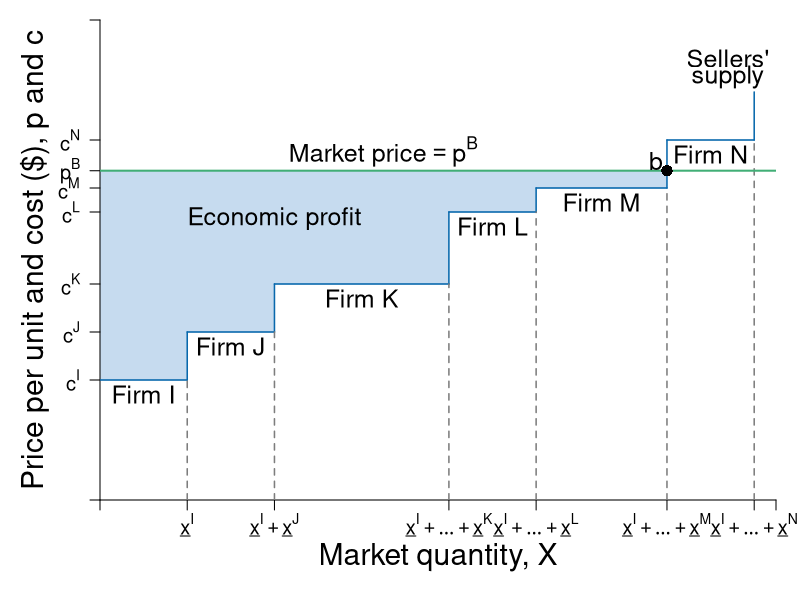

Write R code to recreate this figure.
par(mar =  c(5, 5, 1, 1.2))
require(shape)
pdf(file = "firmmarketsupply/supply_stepwise_price2.pdf", width = 9, height = 7)

#Set parameters for graphics
pointsize <- 1.8
axislabelsize <- 1.8
labelsize <- 1.5
namesize <- 1.8
annotatesize <- 1.5
graphlinewidth <- 2
segmentlinewidth <- 1.5

COL <- c("#7fc97f", "#beaed4", "#fdc086", "#ffff99", "#386cb0", "#f0027f", "#bf5b17", "#666666")
COLA <- c("#e0f3db", "#99d8c9","#66c2a4","#41ae76", "#238b45", "#005824")
COLB <- c("#c6dbef", "#4eb3d3", "#2b8cbe", "#0868ac","#084081")
COLC <- c("#fcfbfd", "#efedf5", "#dadaeb", "#bcbddc", "#9e9ac8", "#807dba", "#6a51a3", "#54278f", "#3f007d")
Grays <- gray.colors(25, start = 1, end = 0)


par(mar =  c(5, 5, 1, 1.2))


xlims <- c(0, 15.5)
ylims <- c(0, 5)

npts <- 501 

plot(0, 0, xlim = xlims, ylim = ylims, type = "n",
     xlab = expression(paste("")),
     ylab = expression(paste("")), 
     xaxt = "n", 
     yaxt = "n", 
     cex.lab = axislabelsize, 
     bty = "n",
     xaxs="i", 
     yaxs="i")

# ticksy <- seq(from = 0, to = ylims[2], by = 2)
# ylabels <- seq(from = 0, to = ylims[2], by = 2)
# ticksx <- seq(from = 0, to = xlims[2], by = 2)
# xlabels <- seq(from = 0, to = xlims[2], by = 2)
shares <- c(0, 2, 4, 8, 10, 13, 15)
costs <- c(1.25, 1.75, 2.25, 3, 3.25, 3.75, 4.25)
prices <- c(2.6, 3.43)
#smoothed line
#segments(shares[1], costs[1] - 0.1, shares[7], costs[6] + 0.25, lty = 1, col = COLB[4] , lwd = segmentlinewidth)

ticksy <- c(0, costs[1], costs[2], costs[3],  costs[4], costs[5], prices[2], costs[6], ylims[2])
ylabels <- c(NA, expression(paste(c^I)), expression(paste(c^J)), expression(paste(c^K)),  expression(paste(c^L)), expression(paste(c^M)), expression(paste(p^B)), expression(paste(c^N)), NA)
ticksx <- c(0, shares[2], shares[3], shares[4], shares[5], shares[6], shares[7], xlims[2])
#xlabels <- c(NA, expression(paste(x[I])), expression(paste(x[J])), expression(paste(x[K])), expression(paste(x[L])), expression(paste(x[M])), expression(paste(x[N])), NA)
#xlabels <- c(NA, expression(paste(x[I])), expression(paste(x[I] + x[J])), expression(paste(x[I] + x[J]+ x[K])), expression(paste(x[I] + x[J]+ x[K] + x[L])), expression(paste(x[I] + x[J]+ x[K] + x[L]+ x[M])), expression(paste(x[I] + x[J]+ x[K] + x[L]+ x[M] + x[N])), NA)
xlabels <- c(NA, expression(paste(underline(x)^I)), expression(paste(underline(x)^I + underline(x)^J)), expression(paste(underline(x)^I + ldots + underline(x)^K)), expression(paste(underline(x)^I + ldots + underline(x)^L)), expression(paste(underline(x)^I + ldots + underline(x)^M)), expression(paste(underline(x)^I + ldots + underline(x)^N)), NA)

#Profit rectangles
#Before 'axis' call for layering purposes

#Firm i
rect(shares[1], costs[1], shares[2], prices[2], col = COLB[1], density = NULL, border = NA)
rect(shares[2], costs[2], shares[3], prices[2], col = COLB[1], density = NULL, border = NA)
rect(shares[3], costs[3], shares[4], prices[2], col = COLB[1], density = NULL, border = NA)
rect(shares[4], costs[4], shares[5], prices[2], col = COLB[1], density = NULL, border = NA)
rect(shares[5], costs[5], shares[6], prices[2], col = COLB[1], density = NULL, border = NA)

#Notice: we have to shrink the labelsize here because of the many labels
axis(1, at = ticksx, pos = 0, labels = xlabels, cex.axis = labelsize - 0.3)
axis(2, at = ticksy, pos = 0, labels = ylabels, las = 1, cex.axis = labelsize  - 0.3)


#Draw the polygon for consumer surplus
# xpoly4 <- c(0, 2, 2, 1, 1, 0, 0)
# ypoly4 <- c(3, 3, 4, 4, 5, 5, 3)
# polygon(x = xpoly4, y = ypoly4, col=COLA[1], density=NULL, border = NA)
# text(1, 3.5, expression("Consumer Surplus"), cex = labelsize)

#Draw the polygon for producer surplus
# xpoly3 <- c(0, 2, 2, 1, 1, 0, 0)
# ypoly3 <- c(3, 3, 2, 2, 1, 1, 3)
# polygon(x = xpoly3, y = ypoly3, col=COLB[1], density=NULL, border = NA)
# text(1, 2.5, expression("Producer Surplus"), cex = labelsize)



#Line for Supply
##Firm i
segments(shares[1], costs[1], shares[2], costs[1], lty = 1, col = COLB[4] , lwd = segmentlinewidth)
segments(shares[2], costs[1], shares[2], costs[2], lty = 1, col = COLB[4] , lwd = segmentlinewidth)
text((shares[1] + shares[2])/2, costs[1] - 0.15, expression("Firm I"), cex = labelsize)

##Firm 2
segments(shares[2], costs[2], shares[3], costs[2], lty = 1, col = COLB[4] , lwd = segmentlinewidth)
segments(shares[3], costs[2], shares[3], costs[3], lty = 1, col = COLB[4] , lwd = segmentlinewidth)
text((shares[2] + shares[3])/2, costs[2] - 0.15, expression("Firm J"), cex = labelsize)

##Firm 3
segments(shares[3], costs[3], shares[4], costs[3], lty = 1, col = COLB[4] , lwd = segmentlinewidth)
segments(shares[4], costs[3], shares[4], costs[4], lty = 1, col = COLB[4] , lwd = segmentlinewidth)
text((shares[3] + shares[4])/2, costs[3] - 0.15, expression("Firm K"), cex = labelsize)

##Firm 4
segments(shares[4], costs[4], shares[5], costs[4], lty = 1, col = COLB[4] , lwd = segmentlinewidth)
segments(shares[5], costs[4], shares[5], costs[5], lty = 1, col = COLB[4] , lwd = segmentlinewidth)
text((shares[4] + shares[5])/2, costs[4] - 0.15, expression("Firm L"), cex = labelsize)

##Firm 5
segments(shares[5], costs[5], shares[6], costs[5], lty = 1, col = COLB[4] , lwd = segmentlinewidth)
segments(shares[6], costs[5], shares[6], costs[6], lty = 1, col = COLB[4] , lwd = segmentlinewidth)
text((shares[5] + shares[6])/2, costs[5] - 0.15, expression("Firm M"), cex = labelsize)

##Firm 6
segments(shares[6], costs[6], shares[7], costs[6], lty = 1, col = COLB[4] , lwd = segmentlinewidth)
segments(shares[7], costs[6], shares[7], costs[7], lty = 1, col = COLB[4] , lwd = segmentlinewidth, xpd = TRUE)
text((shares[6] + shares[7])/2, costs[6] - 0.15, expression("Firm N"), cex = labelsize)


#Label axes
#mtext(expression(paste("Quantity of output, ", x)), side=1, line = 2.5, cex = axislabelsize)
text(0.5*xlims[2], -0.6, expression(paste("Market quantity, ", X)), xpd = TRUE, cex = axislabelsize) 
text(-1.5, 0.5*ylims[2], expression(paste("Price per unit and cost ($), ", p, " and ", c)), xpd = TRUE, cex = axislabelsize, srt = 90) 
# 
# points(50, 10, pch = 16, col = "black", cex = 1.5)
# text(52, 10.5, expression(M))
# text(4.4, 0.7, expression("Buyers'"), cex = labelsize)
# text(4.4, 0.45, expression("Market Demand"), cex = labelsize)
text(14.4, 4.6, expression("Sellers'"), cex = labelsize)
text(14.4, 4.4, expression("supply"), cex = labelsize)

# text(0.27, 2.6, expression("Equilibrium Price"), cex = labelsize)
# text(0.27, 2.4, expression("falls in this range"), cex = labelsize)
# Arrows(0.55, 2.1, 0.55, 2.9, col = "black", code =3, lty = 1, lwd = 2, arr.type = "triangle", arr.lwd = 0.5)


#Indicator lines
#Vertical lines
segments(shares[2], 0, shares[2], costs[1], lty = 2, col = Grays[20], lwd = segmentlinewidth)
segments(shares[3], 0, shares[3], costs[2], lty = 2, col = Grays[20], lwd = segmentlinewidth)
segments(shares[4], 0, shares[4], costs[3], lty = 2, col = Grays[20], lwd = segmentlinewidth)
segments(shares[5], 0, shares[5], costs[4], lty = 2, col = Grays[20], lwd = segmentlinewidth)
segments(shares[6], 0, shares[6], costs[5], lty = 2, col = Grays[20], lwd = segmentlinewidth)
segments(shares[7], 0, shares[7], costs[6], lty = 2, col = Grays[20], lwd = segmentlinewidth)


#horizontal lines
#price line
segments(0, prices[2], xlims[2], prices[2], lty = 1, col = COLA[4], lwd = graphlinewidth)
# segments(0, costs[2], shares[2], costs[2], lty = 2, col = Grays[20], lwd = segmentlinewidth)
# segments(0, costs[3], shares[3], costs[3], lty = 2, col = Grays[20], lwd = segmentlinewidth)
# segments(0, costs[4], shares[4], costs[4], lty = 2, col = Grays[20], lwd = segmentlinewidth)
# segments(0, costs[5], shares[5], costs[5], lty = 2, col = Grays[20], lwd = segmentlinewidth)
# segments(0, costs[6], shares[6], costs[6], lty = 2, col = Grays[20], lwd = segmentlinewidth)

#Label economic profit
text(4, prices[2] - 0.5, expression("Economic profit"), cex = labelsize)

text((shares[1] + shares[6])/2 , prices[2] + 0.2, expression(paste("Market price", phantom()==p^B)), cex = labelsize)
#text((shares[1] + shares[6])/2 , prices[2] - 0.2, expression("Economic profit"), cex = labelsize)

text(shares[6] - 0.25, prices[2] + 0.1, expression(paste(b)), cex = labelsize)
points(shares[6], prices[2], pch = 16, col = "black", cex = 1.5)


dev.off()
